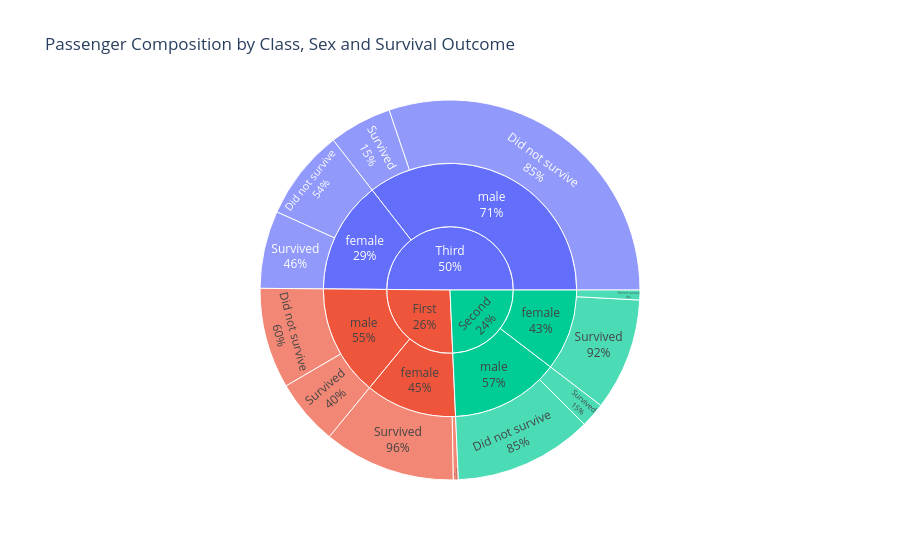

Write notebook code for a chart like this one.
### Code cell
fig4 = px.sunburst(
    df, path=['class', 'sex', 'survived_label'],
    title='Passenger Composition by Class, Sex and Survival Outcome'
)
fig4.update_traces(textinfo='label+percent parent')
fig4.write_html('fig4_sunburst_composition.html')
fig4.show()

### Figure 1 — Plotly figure (JSON) as saved in the notebook; plotly's stock layout.template omitted (floating-point values rounded to 4 significant figures)
{"data": [{"branchvalues": "total", "domain": {"x": [0, 1], "y": [0, 1]}, "hovertemplate": "labels=%{label}<br>count=%{value}<br>parent=%{parent}<br>id=%{id}<extra></extra>", "ids": ["Third/male/Did not survive", "First/female/Survived", "Third/female/Survived", "First/male/Did not survive", "Second/female/Survived", "Third/female/Did not survive", "Second/male/Did not survive", "Second/male/Survived", "First/male/Survived", "Second/female/Did not survive", "Third/male/Survived", "First/female/Did not survive", "Third/male", "First/female", "Third/female", "First/male", "Second/female", "Second/male", "Third", "First", "Second"], "labels": ["Did not survive", "Survived", "Survived", "Did not survive", "Survived", "Did not survive", "Did not survive", "Survived", "Survived", "Did not survive", "Survived", "Did not survive", "male", "female", "female", "male", "female", "male", "Third", "First", "Second"], "name": "", "parents": ["Third/male", "First/female", "Third/female", "First/male", "Second/female", "Third/female", "Second/male", "Second/male", "First/male", "Second/female", "Third/male", "First/female", "Third", "First", "Third", "First", "Second", "Second", "", "", ""], "textinfo": "label+percent parent", "type": "sunburst", "values": [215, 80, 47, 61, 68, 55, 84, 15, 40, 6, 38, 3, 253, 83, 102, 101, 74, 99, 355, 184, 173]}], "layout": {"legend": {"tracegroupgap": 0}, "title": {"text": "Passenger Composition by Class, Sex and Survival Outcome"}}}
